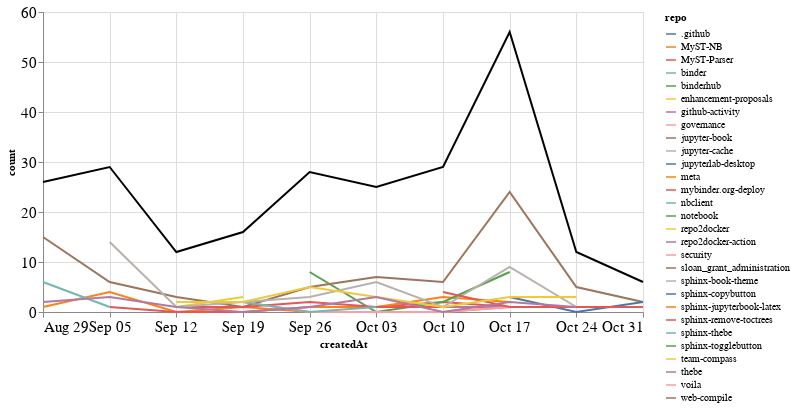

Notebook cell for this chart:
### Markdown cell above
### Comments

### Code cell
comments_time = comments.groupby('repo').resample('W', on='createdAt').count()['author'].reset_index()
comments_time = comments_time.rename(columns={'author': 'count'})
comments_time_total = comments_time.groupby('createdAt').agg({"count": "sum"}).reset_index()
ch1 = alt.Chart(comments_time, width=600).mark_line().encode(
    x='createdAt',
    y='count',
    color='repo',
    tooltip="repo"
)

ch2 = alt.Chart(comments_time_total, width=600).mark_line(color="black").encode(
    x='createdAt',
    y='count',
)

ch1 + ch2

### Figure 1 — Vega-Lite specification as saved in the notebook (floating-point values rounded to 4 significant figures)
{"config": {"axisLeft": {"labelFontSize": 15}, "axisBottom": {"labelFontSize": 15}}, "layer": [{"data": {"name": "data-4d5d963e901c655b7216b47ac5c9b944"}, "mark": "line", "encoding": {"color": {"type": "nominal", "field": "repo"}, "tooltip": {"type": "nominal", "field": "repo"}, "x": {"type": "temporal", "field": "createdAt"}, "y": {"type": "quantitative", "field": "count"}}, "width": 600}, {"data": {"name": "data-43b98c0f27229ad511e85b35c36d17da"}, "mark": {"type": "line", "color": "black"}, "encoding": {"x": {"type": "temporal", "field": "createdAt"}, "y": {"type": "quantitative", "field": "count"}}, "width": 600}], "$schema": "https://vega.github.io/schema/vega-lite/v4.8.1.json", "datasets": {"data-4d5d963e901c655b7216b47ac5c9b944": [{"repo": ".github", "createdAt": "2021-09-12T00:00:00", "count": 1}, {"repo": "MyST-NB", "createdAt": "2021-08-29T00:00:00", "count": 1}, {"repo": "MyST-NB", "createdAt": "2021-09-05T00:00:00", "count": 4}, {"repo": "MyST-NB", "createdAt": "2021-09-12T00:00:00", "count": 0}, {"repo": "MyST-NB", "createdAt": "2021-09-19T00:00:00", "count": 1}, {"repo": "MyST-NB", "createdAt": "2021-09-26T00:00:00", "count": 0}, {"repo": "MyST-NB", "createdAt": "2021-10-03T00:00:00", "count": 0}, {"repo": "MyST-NB", "createdAt": "2021-10-10T00:00:00", "count": 0}, {"repo": "MyST-NB", "createdAt": "2021-10-17T00:00:00", "count": 1}, {"repo": "MyST-NB", "createdAt": "2021-10-24T00:00:00", "count": 1}, {"repo": "MyST-Parser", "createdAt": "2021-09-05T00:00:00", "count": 1}, {"repo": "MyST-Parser", "createdAt": "2021-09-12T00:00:00", "count": 0}, {"repo": "MyST-Parser", "createdAt": "2021-09-19T00:00:00", "count": 0}, {"repo": "MyST-Parser", "createdAt": "2021-09-26T00:00:00", "count": 1}, {"repo": "MyST-Parser", "createdAt": "2021-10-03T00:00:00", "count": 1}, {"repo": "MyST-Parser", "createdAt": "2021-10-10T00:00:00", "count": 2}, {"repo": "MyST-Parser", "createdAt": "2021-10-17T00:00:00", "count": 1}, {"repo": "binder", "createdAt": "2021-09-19T00:00:00", "count": 1}, {"repo": "binderhub", "createdAt": "2021-09-26T00:00:00", "count": 8}, {"repo": "binderhub", "createdAt": "2021-10-03T00:00:00", "count": 0}, {"repo": "binderhub", "createdAt": "2021-10-10T00:00:00", "count": 2}, {"repo": "enhancement-proposals", "createdAt": "2021-10-10T00:00:00", "count": 2}, {"repo": "github-activity", "createdAt": "2021-10-10T00:00:00", "count": 1}, {"repo": "github-activity", "createdAt": "2021-10-17T00:00:00", "count": 1}, {"repo": "governance", "createdAt": "2021-09-19T00:00:00", "count": 2}, {"repo": "governance", "createdAt": "2021-09-26T00:00:00", "count": 0}, {"repo": "governance", "createdAt": "2021-10-03T00:00:00", "count": 0}, {"repo": "governance", "createdAt": "2021-10-10T00:00:00", "count": 0}, {"repo": "governance", "createdAt": "2021-10-17T00:00:00", "count": 1}, {"repo": "jupyter-book", "createdAt": "2021-08-29T00:00:00", "count": 15}, {"repo": "jupyter-book", "createdAt": "2021-09-05T00:00:00", "count": 6}, {"repo": "jupyter-book", "createdAt": "2021-09-12T00:00:00", "count": 3}, {"repo": "jupyter-book", "createdAt": "2021-09-19T00:00:00", "count": 1}, {"repo": "jupyter-book", "createdAt": "2021-09-26T00:00:00", "count": 5}, {"repo": "jupyter-book", "createdAt": "2021-10-03T00:00:00", "count": 7}, {"repo": "jupyter-book", "createdAt": "2021-10-10T00:00:00", "count": 6}, {"repo": "jupyter-book", "createdAt": "2021-10-17T00:00:00", "count": 24}, {"repo": "jupyter-book", "createdAt": "2021-10-24T00:00:00", "count": 5}, {"repo": "jupyter-book", "createdAt": "2021-10-31T00:00:00", "count": 2}, {"repo": "jupyter-cache", "createdAt": "2021-08-29T00:00:00", "count": 2}, {"repo": "jupyterlab-desktop", "createdAt": "2021-09-26T00:00:00", "count": 1}, {"repo": "meta", "createdAt": "2021-09-26T00:00:00", "count": 1}, {"repo": "meta", "createdAt": "2021-10-03T00:00:00", "count": 1}, {"repo": "meta", "createdAt": "2021-10-10T00:00:00", "count": 3}, {"repo": "meta", "createdAt": "2021-10-17T00:00:00", "count": 2}, {"repo": "mybinder.org-deploy", "createdAt": "2021-09-12T00:00:00", "count": 1}, {"repo": "mybinder.org-deploy", "createdAt": "2021-09-19T00:00:00", "count": 1}, {"repo": "mybinder.org-deploy", "createdAt": "2021-09-26T00:00:00", "count": 2}, {"repo": "mybinder.org-deploy", "createdAt": "2021-10-03T00:00:00", "count": 1}, {"repo": "mybinder.org-deploy", "createdAt": "2021-10-10T00:00:00", "count": 1}, {"repo": "nbclient", "createdAt": "2021-09-19T00:00:00", "count": 2}, {"repo": "nbclient", "createdAt": "2021-09-26T00:00:00", "count": 0}, {"repo": "nbclient", "createdAt": "2021-10-03T00:00:00", "count": 1}, {"repo": "notebook", "createdAt": "2021-10-10T00:00:00", "count": 2}, {"repo": "notebook", "createdAt": "2021-10-17T00:00:00", "count": 8}, {"repo": "repo2docker", "createdAt": "2021-09-12T00:00:00", "count": 1}, {"repo": "repo2docker", "createdAt": "2021-09-19T00:00:00", "count": 3}, {"repo": "repo2docker-action", "createdAt": "2021-09-19T00:00:00", "count": 1}, {"repo": "security", "createdAt": "2021-10-03T00:00:00", "count": 1}, {"repo": "sloan_grant_administration", "createdAt": "2021-10-10T00:00:00", "count": 4}, {"repo": "sphinx-book-theme", "createdAt": "2021-09-05T00:00:00", "count": 14}, {"repo": "sphinx-book-theme", "createdAt": "2021-09-12T00:00:00", "count": 1}, {"repo": "sphinx-book-theme", "createdAt": "2021-09-19T00:00:00", "count": 2}, {"repo": "sphinx-book-theme", "createdAt": "2021-09-26T00:00:00", "count": 3}, {"repo": "sphinx-book-theme", "createdAt": "2021-10-03T00:00:00", "count": 6}, {"repo": "sphinx-book-theme", "createdAt": "2021-10-10T00:00:00", "count": 1}, {"repo": "sphinx-book-theme", "createdAt": "2021-10-17T00:00:00", "count": 9}, {"repo": "sphinx-book-theme", "createdAt": "2021-10-24T00:00:00", "count": 1}, {"repo": "sphinx-copybutton", "createdAt": "2021-10-17T00:00:00", "count": 3}, {"repo": "sphinx-copybutton", "createdAt": "2021-10-24T00:00:00", "count": 0}, {"repo": "sphinx-copybutton", "createdAt": "2021-10-31T00:00:00", "count": 2}, {"repo": "sphinx-jupyterbook-latex", "createdAt": "2021-10-03T00:00:00", "count": 1}, {"repo": "sphinx-remove-toctrees", "createdAt": "2021-10-10T00:00:00", "count": 4}, {"repo": "sphinx-remove-toctrees", "createdAt": "2021-10-17T00:00:00", "count": 1}, {"repo": "sphinx-remove-toctrees", "createdAt": "2021-10-24T00:00:00", "count": 1}, {"repo": "sphinx-remove-toctrees", "createdAt": "2021-10-31T00:00:00", "count": 1}, {"repo": "sphinx-thebe", "createdAt": "2021-08-29T00:00:00", "count": 6}, {"repo": "sphinx-thebe", "createdAt": "2021-09-05T00:00:00", "count": 1}, {"repo": "sphinx-togglebutton", "createdAt": "2021-10-31T00:00:00", "count": 1}, {"repo": "team-compass", "createdAt": "2021-09-12T00:00:00", "count": 2}, {"repo": "team-compass", "createdAt": "2021-09-19T00:00:00", "count": 2}, {"repo": "team-compass", "createdAt": "2021-09-26T00:00:00", "count": 5}, {"repo": "team-compass", "createdAt": "2021-10-03T00:00:00", "count": 3}, {"repo": "team-compass", "createdAt": "2021-10-10T00:00:00", "count": 1}, {"repo": "team-compass", "createdAt": "2021-10-17T00:00:00", "count": 3}, {"repo": "team-compass", "createdAt": "2021-10-24T00:00:00", "count": 3}, {"repo": "thebe", "createdAt": "2021-08-29T00:00:00", "count": 2}, {"repo": "thebe", "createdAt": "2021-09-05T00:00:00", "count": 3}, {"repo": "thebe", "createdAt": "2021-09-12T00:00:00", "count": 1}, {"repo": "thebe", "createdAt": "2021-09-19T00:00:00", "count": 0}, {"repo": "thebe", "createdAt": "2021-09-26T00:00:00", "count": 1}, {"repo": "thebe", "createdAt": "2021-10-03T00:00:00", "count": 3}, {"repo": "thebe", "createdAt": "2021-10-10T00:00:00", "count": 0}, {"repo": "thebe", "createdAt": "2021-10-17T00:00:00", "count": 2}, {"repo": "thebe", "createdAt": "2021-10-24T00:00:00", "count": 1}, {"repo": "voila", "createdAt": "2021-09-12T00:00:00", "count": 2}, {"repo": "web-compile", "createdAt": "2021-09-26T00:00:00", "count": 1}], "data-43b98c0f27229ad511e85b35c36d17da": [{"createdAt": "2021-08-29T00:00:00", "count": 26}, {"createdAt": "2021-09-05T00:00:00", "count": 29}, {"createdAt": "2021-09-12T00:00:00", "count": 12}, {"createdAt": "2021-09-19T00:00:00", "count": 16}, {"createdAt": "2021-09-26T00:00:00", "count": 28}, {"createdAt": "2021-10-03T00:00:00", "count": 25}, {"createdAt": "2021-10-10T00:00:00", "count": 29}, {"createdAt": "2021-10-17T00:00:00", "count": 56}, {"createdAt": "2021-10-24T00:00:00", "count": 12}, {"createdAt": "2021-10-31T00:00:00", "count": 6}]}}
